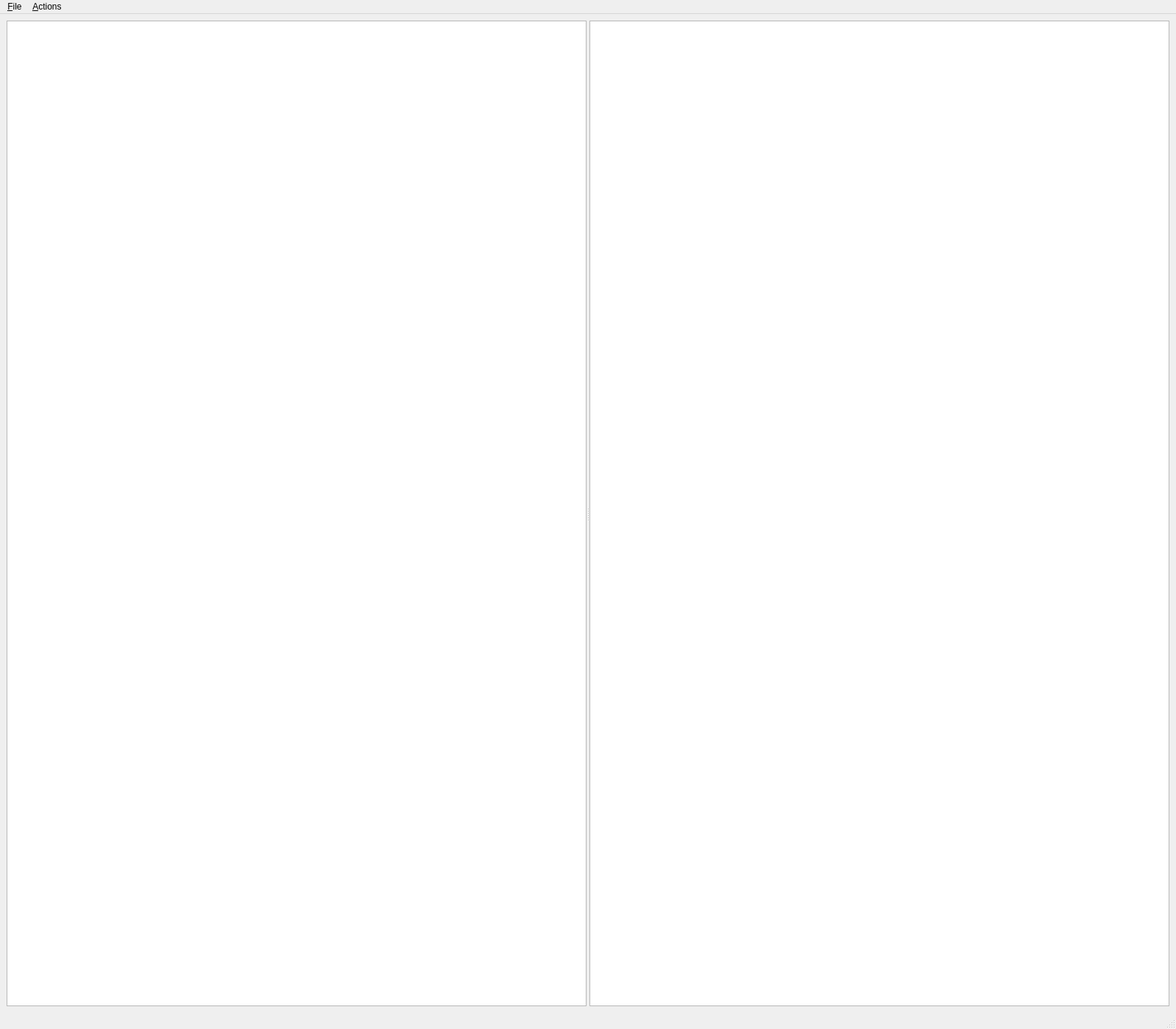
<?xml version="1.0" encoding="UTF-8"?>
<ui version="4.0">
 <class>MainWindow</class>
 <widget class="QMainWindow" name="MainWindow">
  <property name="geometry">
   <rect>
    <x>0</x>
    <y>0</y>
    <width>1600</width>
    <height>1400</height>
   </rect>
  </property>
  <property name="windowTitle">
   <string>Memoria Datascope</string>
  </property>
  <widget class="QWidget" name="centralwidget">
   <layout class="QGridLayout" name="gridLayout">
    <item row="0" column="0">
     <widget class="QSplitter" name="splitter">
      <property name="orientation">
       <enum>Qt::Horizontal</enum>
      </property>
      <widget class="QTreeView" name="view">
       <property name="enabled">
        <bool>true</bool>
       </property>
       <property name="autoFillBackground">
        <bool>true</bool>
       </property>
       <property name="alternatingRowColors">
        <bool>true</bool>
       </property>
       <property name="selectionBehavior">
        <enum>QAbstractItemView::SelectItems</enum>
       </property>
       <property name="horizontalScrollMode">
        <enum>QAbstractItemView::ScrollPerPixel</enum>
       </property>
       <property name="animated">
        <bool>false</bool>
       </property>
       <property name="allColumnsShowFocus">
        <bool>true</bool>
       </property>
      </widget>
      <widget class="QPlainTextEdit" name="plainTextEdit">
       <property name="font">
        <font>
         <family>Monospace</family>
        </font>
       </property>
      </widget>
     </widget>
    </item>
   </layout>
  </widget>
  <widget class="QMenuBar" name="menubar">
   <property name="geometry">
    <rect>
     <x>0</x>
     <y>0</y>
     <width>1600</width>
     <height>27</height>
    </rect>
   </property>
   <widget class="QMenu" name="fileMenu">
    <property name="title">
     <string>&amp;File</string>
    </property>
    <addaction name="exitAction"/>
   </widget>
   <widget class="QMenu" name="actionsMenu">
    <property name="title">
     <string>&amp;Actions</string>
    </property>
    <addaction name="separator"/>
    <addaction name="separator"/>
   </widget>
   <addaction name="fileMenu"/>
   <addaction name="actionsMenu"/>
  </widget>
  <widget class="QStatusBar" name="statusBar1"/>
  <action name="exitAction">
   <property name="icon">
    <iconset>
     <normaloff>:/resources/icon.png</normaloff>:/resources/icon.png</iconset>
   </property>
   <property name="text">
    <string>E&amp;xit</string>
   </property>
   <property name="shortcut">
    <string>Ctrl+Q</string>
   </property>
  </action>
  <action name="closeAllocatorAction">
   <property name="text">
    <string>Close Allocator</string>
   </property>
  </action>
  <action name="openAllocatorAction">
   <property name="text">
    <string>Open Allocator</string>
   </property>
   <property name="shortcut">
    <string>Ctrl+O</string>
   </property>
  </action>
 </widget>
 <resources/>
 <connections/>
</ui>
